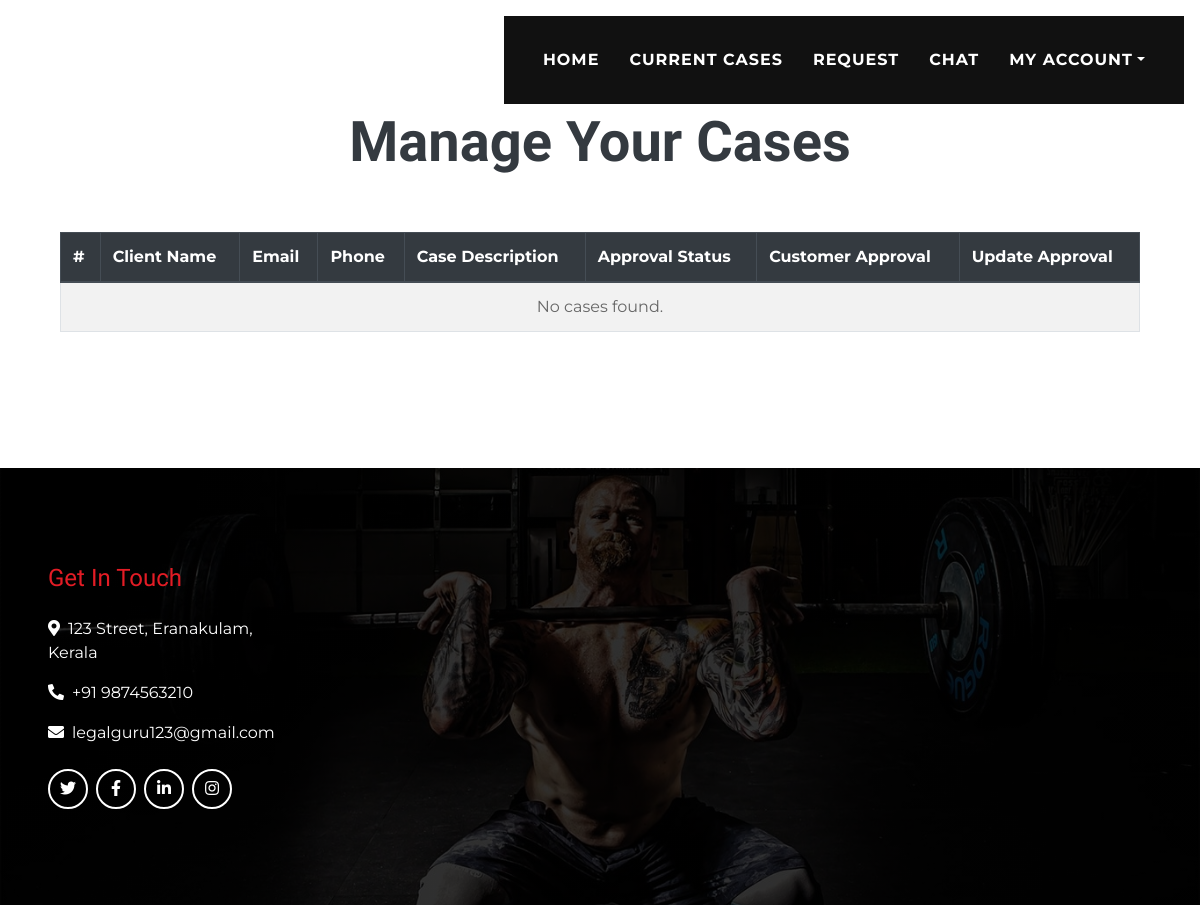
The app's page /Advocate/case_list (signed in), older data.
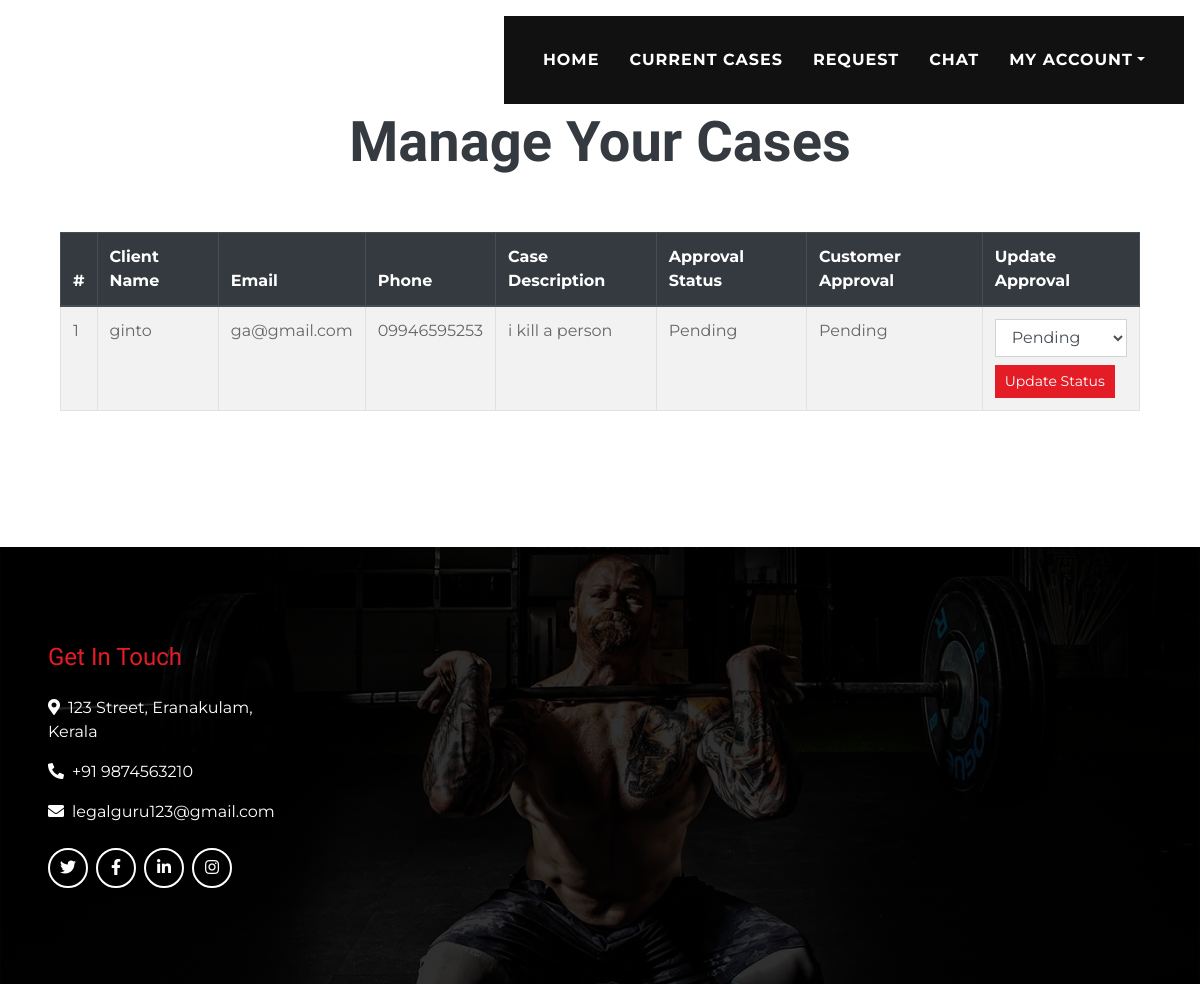
The same page, newer data.
### home/models.py (models this page shows, shortened)
class CaseRequest(models.Model):
    req_id = models.AutoField(primary_key=True)
    lawyer = models.ForeignKey(AdvocateRegistration,on_delete=models.CASCADE)
    name = models.CharField(max_length=50)
    email = models.EmailField(max_length=50)
    phone = models.CharField(max_length=11)
    case_des = models.TextField()
    approval = models.CharField(max_length=50, choices=[('Approved', 'Approved'), ('Pending', 'Pending'), ('Rejected', 'Rejected')], default='Pending')
    cust_approval = models.CharField(max_length=50, choices=[('Approved', 'Approved'), ('Pending', 'Pending'), ('Rejected', 'Rejected')], default='Pending')

### Advocate/views.py (the view, shortened to what this page needs)
# urls.py: path('case_list',views.case_list,name='case_list'),
def case_list(request):
    advocate = request.user.advocateregistration
    cases = CaseRequest.objects.filter(lawyer=advocate)
    return render(request, 'advcaselist.html', {'cases': cases})

### templates/advcaselist.html (shortened to what this page needs)
{% extends "advbase.html" %}
{% load static %}
{% block content %}
<div class="container py-5">
    <div class="d-flex flex-column text-center mb-5">
        <h4 class="text-primary font-weight-bold">Case List</h4>
        <h4 class="display-4 font-weight-bold">Manage Your Cases</h4>
    </div>
    <form method="POST">
        <table class="table table-striped table-bordered">
            <thead class="thead-dark">
                <tr>
                    <th>#</th>
                    <th>Client Name</th>
                    <th>Email</th>
                    <th>Phone</th>
                    <th>Case Description</th>
                    <th>Approval Status</th>
                    <th>Customer Approval</th>
                    <th>Update Approval</th>
                </tr>
            </thead>
            <tbody>
                {% for case in cases %}
                <tr>
                    <td>{{ case.req_id }}</td>
                    <td>{{ case.name }}</td>
                    <td>{{ case.email }}</td>
                    <td>{{ case.phone }}</td>
                    <td>{{ case.case_des }}</td>
                    <td>{{ case.approval }}</td>
                    <td>{{ case.cust_approval }}</td>
                    <td>
                        <select name="approval" class="form-control">
                            <option value="Pending" {% if case.approval == 'Pending' %}selected{% endif %}>Pending</option>
                        </select>
                        <button type="submit" class="btn btn-sm btn-primary mt-2">Update Status</button>
                    </td>
                </tr>
                {% empty %}
                <tr>
                    <td colspan="8" class="text-center">No cases found.</td>
                </tr>
                {% endfor %}
            </tbody>
        </table>
    </form>
</div>
{% endblock %}

Row changes from the older to the newer data that the page shows:
added CaseRequest: req_id "1", name "ginto", email "ga@gmail.com", phone "09946595253", case_des "i kill a person", approval "Pending", cust_approval "Pending"
Text that changed along with them:
text no longer shown: "No cases found."
